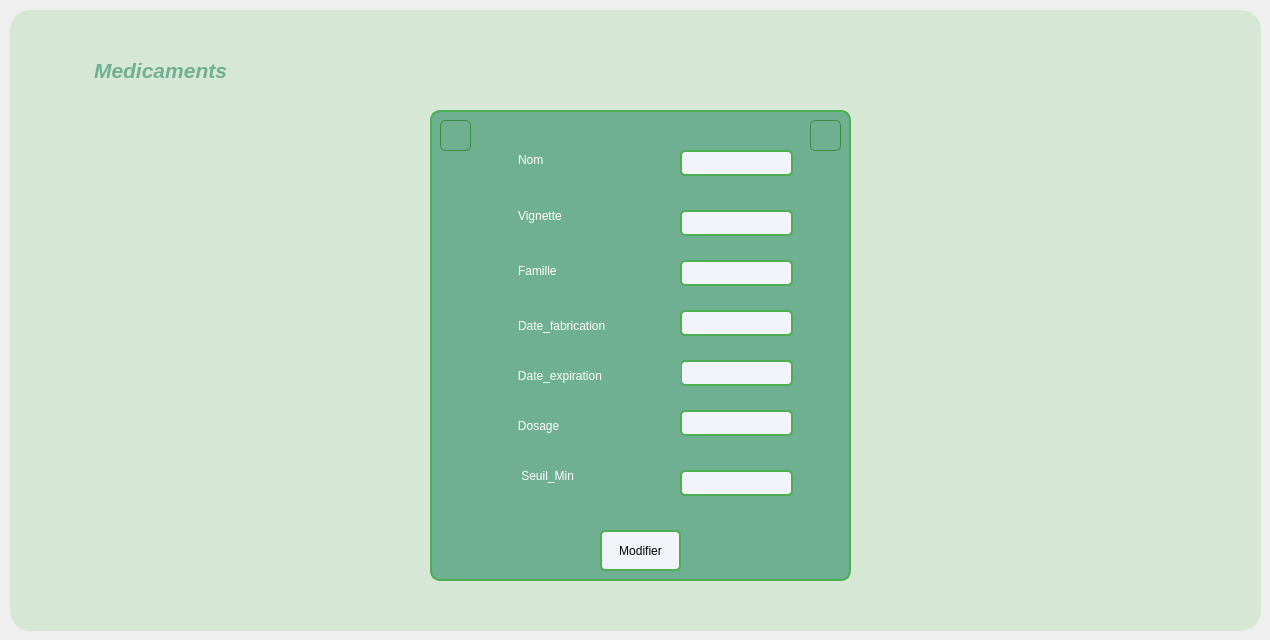
      <widget class="QWidget" name="tab_5">
       <attribute name="title">
        <string>Modifier</string>
       </attribute>
       <widget class="QFrame" name="frame_2">
        <property name="geometry">
         <rect>
          <x>430</x>
          <y>110</y>
          <width>421</width>
          <height>471</height>
         </rect>
        </property>
        <property name="styleSheet">
         <string notr="true">*{
    background-color: #f0f4f8;  /* Couleur de fond gris clair */
    font-family: Arial, sans-serif;  /* Police moderne et lisible */
}

/* Style pour les QFrame avec couleur vert pistache */
QFrame {
 background-color: #6FAF92;   /* Fond vert pistache */
    border: 2px solid #4CAF50;   /* Bordure vert émeraude */
    border-radius: 10px;         /* Coins arrondis */
    padding: 15px;        
}
QLabel {
    border: none;
}
</string>
        </property>
        <property name="frameShape">
         <enum>QFrame::StyledPanel</enum>
        </property>
        <property name="frameShadow">
         <enum>QFrame::Raised</enum>
        </property>
        <widget class="QLineEdit" name="lineEdit_8">
         <property name="geometry">
          <rect>
           <x>250</x>
           <y>40</y>
           <width>113</width>
           <height>26</height>
          </rect>
         </property>
         <property name="styleSheet">
          <string notr="true">* {
    background-color: #FFFFF;   /* Fond vert pistache */
    border:  2px solid #4CAF50;   /* Bordure bleu clair */
    border-radius: 5px;         /* Coins arrondis */
    padding: 15px;               /* Espacement interne */
}</string>
         </property>
        </widget>
        <widget class="QLineEdit" name="lineEdit_9">
         <property name="geometry">
          <rect>
           <x>250</x>
           <y>100</y>
           <width>113</width>
           <height>26</height>
          </rect>
         </property>
         <property name="styleSheet">
          <string notr="true">* {
    background-color: #FFFFF;   /* Fond vert pistache */
    border: 2px solid #4CAF50;   /* Bordure bleu clair */
    border-radius: 5px;         /* Coins arrondis */
    padding: 15px;               /* Espacement interne */
}</string>
         </property>
        </widget>
        <widget class="QLineEdit" name="lineEdit_10">
         <property name="geometry">
          <rect>
           <x>250</x>
           <y>200</y>
           <width>113</width>
           <height>26</height>
          </rect>
         </property>
         <property name="styleSheet">
          <string notr="true">* {
    background-color: #FFFFF;   /* Fond vert pistache */
    border: 2px solid #4CAF50;   /* Bordure bleu clair */
    border-radius: 5px;         /* Coins arrondis */
    padding: 15px;               /* Espacement interne */
}</string>
         </property>
        </widget>
        <widget class="QLineEdit" name="lineEdit_11">
         <property name="geometry">
          <rect>
           <x>250</x>
           <y>250</y>
           <width>113</width>
           <height>26</height>
          </rect>
         </property>
         <property name="styleSheet">
          <string notr="true">* {
    background-color: #FFFFF;   /* Fond vert pistache */
    border:  2px solid #4CAF50;   /* Bordure bleu clair */
    border-radius: 5px;         /* Coins arrondis */
    padding: 15px;               /* Espacement interne */
}</string>
         </property>
        </widget>
        <widget class="QLineEdit" name="lineEdit_12">
         <property name="geometry">
          <rect>
           <x>250</x>
           <y>150</y>
           <width>113</width>
           <height>26</height>
          </rect>
         </property>
         <property name="styleSheet">
          <string notr="true">* {
    background-color: #FFFFF;   /* Fond vert pistache */
    border:  2px solid #4CAF50;   /* Bordure bleu clair */
    border-radius: 5px;         /* Coins arrondis */
    padding: 15px;               /* Espacement interne */
}</string>
         </property>
        </widget>
        <widget class="QLineEdit" name="lineEdit_13">
         <property name="geometry">
          <rect>
           <x>250</x>
           <y>300</y>
           <width>113</width>
           <height>26</height>
          </rect>
         </property>
         <property name="styleSheet">
          <string notr="true">* {
    background-color: #FFFFF;   /* Fond vert pistache */
    border:  2px solid #4CAF50;   /* Bordure bleu clair */
    border-radius: 5px;         /* Coins arrondis */
    padding: 15px;               /* Espacement interne */
}</string>
         </property>
        </widget>
        <widget class="QLineEdit" name="lineEdit_14">
         <property name="geometry">
          <rect>
           <x>250</x>
           <y>360</y>
           <width>113</width>
           <height>26</height>
          </rect>
         </property>
         <property name="styleSheet">
          <string notr="true">* {
    background-color: #FFFFF;   /* Fond vert pistache */
    border: 2px solid #4CAF50;   /* Bordure bleu clair */
    border-radius: 5px;         /* Coins arrondis */
    padding: 15px;               /* Espacement interne */
}</string>
         </property>
        </widget>
        <widget class="QLabel" name="label_9">
         <property name="geometry">
          <rect>
           <x>70</x>
           <y>29</y>
           <width>91</width>
           <height>41</height>
          </rect>
         </property>
         <property name="styleSheet">
          <string notr="true">* {
    color: white;
}
</string>
         </property>
         <property name="text">
          <string>Nom</string>
         </property>
        </widget>
        <widget class="QLabel" name="label_10">
         <property name="geometry">
          <rect>
           <x>70</x>
           <y>80</y>
           <width>101</width>
           <height>51</height>
          </rect>
         </property>
         <property name="styleSheet">
          <string notr="true">* {
    color: white;
}
</string>
         </property>
         <property name="text">
          <string>Vignette</string>
         </property>
        </widget>
        <widget class="QLabel" name="label_11">
         <property name="geometry">
          <rect>
           <x>70</x>
           <y>130</y>
           <width>131</width>
           <height>61</height>
          </rect>
         </property>
         <property name="styleSheet">
          <string notr="true">* {
    color: white;
}
</string>
         </property>
         <property name="text">
          <string>Famille</string>
         </property>
        </widget>
        <widget class="QLabel" name="label_12">
         <property name="geometry">
          <rect>
           <x>70</x>
           <y>190</y>
           <width>141</width>
           <height>51</height>
          </rect>
         </property>
         <property name="styleSheet">
          <string notr="true">* {
    color: white;
}
</string>
         </property>
         <property name="text">
          <string>Date_fabrication</string>
         </property>
        </widget>
        <widget class="QLabel" name="label_13">
         <property name="geometry">
          <rect>
           <x>60</x>
           <y>240</y>
           <width>191</width>
           <height>51</height>
          </rect>
         </property>
         <property name="styleSheet">
          <string notr="true">* {
    color: white;
}
</string>
         </property>
         <property name="text">
          <string>   Date_expiration</string>
         </property>
        </widget>
        <widget class="QLabel" name="label_14">
         <property name="geometry">
          <rect>
           <x>50</x>
           <y>290</y>
           <width>121</width>
           <height>51</height>
          </rect>
         </property>
         <property name="styleSheet">
          <string notr="true">* {
    color: white;
}
</string>
         </property>
         <property name="text">
          <string>      Dosage</string>
         </property>
        </widget>
        <widget class="QLabel" name="label_15">
         <property name="geometry">
          <rect>
           <x>50</x>
           <y>340</y>
           <width>131</width>
           <height>51</height>
          </rect>
         </property>
         <property name="styleSheet">
          <string notr="true">* {
    color: white;
}
</string>
         </property>
         <property name="text">
          <string>       Seuil_Min</string>
         </property>
        </widget>
        <widget class="QPushButton" name="pushButton_3">
         <property name="geometry">
          <rect>
           <x>170</x>
           <y>420</y>
           <width>81</width>
           <height>41</height>
          </rect>
         </property>
         <property name="styleSheet">
          <string notr="true">* {
	font: 700 7pt &quot;Segoe UI&quot;;
    background-color: #FFFFF;   /* Fond vert pistache */
    border: 2px solid #4CAF50;   /* Bordure bleu clair */
    border-radius: 5px;         /* Coins arrondis */
    padding: 10px;               /* Espacement interne */
 color: black; 
}
*:hover {
    background-color: #81C784;  /* Lighter green on hover */
}</string>
         </property>
         <property name="text">
          <string>Modifier</string>
         </property>
        </widget>
        <widget class="QPushButton" name="pb_select_21">
         <property name="geometry">
          <rect>
           <x>380</x>
           <y>10</y>
           <width>31</width>
           <height>31</height>
          </rect>
         </property>
         <property name="styleSheet">
          <string notr="true">*{
    background-color: #6FAF92;  /* Medium green button */
    border: 1px solid #388E3C;  /* Darker green border */
    border-radius: 5px;
    color: #FFFFFF;             /* White text for contrast */
    padding: 5px;
}

*:hover {
    background-color: #81C784;  /* Lighter green on hover */
}</string>
         </property>
         <property name="text">
          <string/>
         </property>
         <property name="icon">
          <iconset>
           <normaloff>../../../Downloads/x.png</normaloff>../../../Downloads/x.png</iconset>
         </property>
         <property name="iconSize">
          <size>
           <width>16</width>
           <height>30</height>
          </size>
         </property>
        </widget>
        <widget class="QPushButton" name="pb_select_22">
         <property name="geometry">
          <rect>
           <x>10</x>
           <y>10</y>
           <width>31</width>
           <height>31</height>
          </rect>
         </property>
         <property name="styleSheet">
          <string notr="true">*{
    background-color: #6FAF92;  /* Medium green button */
    border: 1px solid #388E3C;  /* Darker green border */
    border-radius: 5px;
    color: #FFFFFF;             /* White text for contrast */
    padding: 5px;
}

*:hover {
    background-color: #81C784;  /* Lighter green on hover */
}</string>
         </property>
         <property name="text">
          <string/>
         </property>
         <property name="icon">
          <iconset>
           <normaloff>../../../Downloads/en-arriere.png</normaloff>../../../Downloads/en-arriere.png</iconset>
         </property>
         <property name="iconSize">
          <size>
           <width>22</width>
           <height>30</height>
          </size>
         </property>
        </widget>
       </widget>
       <widget class="QGroupBox" name="groupBox_8">
        <property name="geometry">
         <rect>
          <x>10</x>
          <y>10</y>
          <width>1251</width>
          <height>621</height>
         </rect>
        </property>
        <property name="styleSheet">
         <string notr="true">background-color:#D6E7D5;

border-radius : 20px;</string>
        </property>
        <property name="title">
         <string/>
        </property>
        <widget class="QLabel" name="label_59">
         <property name="geometry">
          <rect>
           <x>50</x>
           <y>30</y>
           <width>201</width>
           <height>61</height>
          </rect>
         </property>
         <property name="styleSheet">
          <string notr="true">*{
    color: #6FAF92;
    font-size: 16px; /* Taille du texte (ajustable) */
    font-weight: normal; /* Style du texte */
}</string>
         </property>
         <property name="text">
          <string>&lt;html&gt;&lt;head/&gt;&lt;body&gt;&lt;p align=&quot;center&quot;&gt;&lt;span style=&quot; font-size:16pt; font-weight:700; font-style:italic;&quot;&gt;Medicaments&lt;/span&gt;&lt;/p&gt;&lt;/body&gt;&lt;/html&gt;</string>
         </property>
        </widget>
       </widget>
       <zorder>groupBox_8</zorder>
       <zorder>frame_2</zorder>
      </widget>
